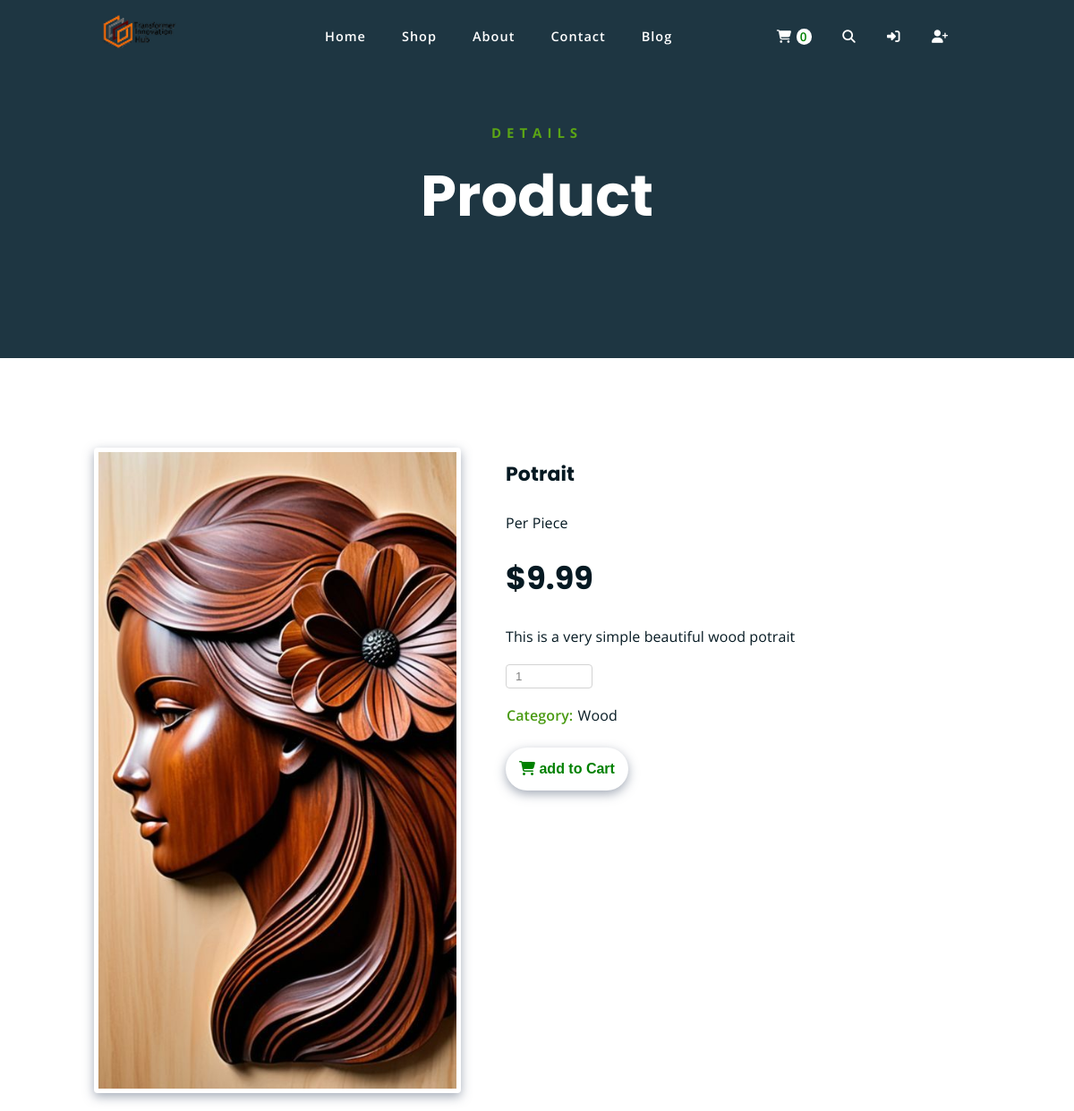
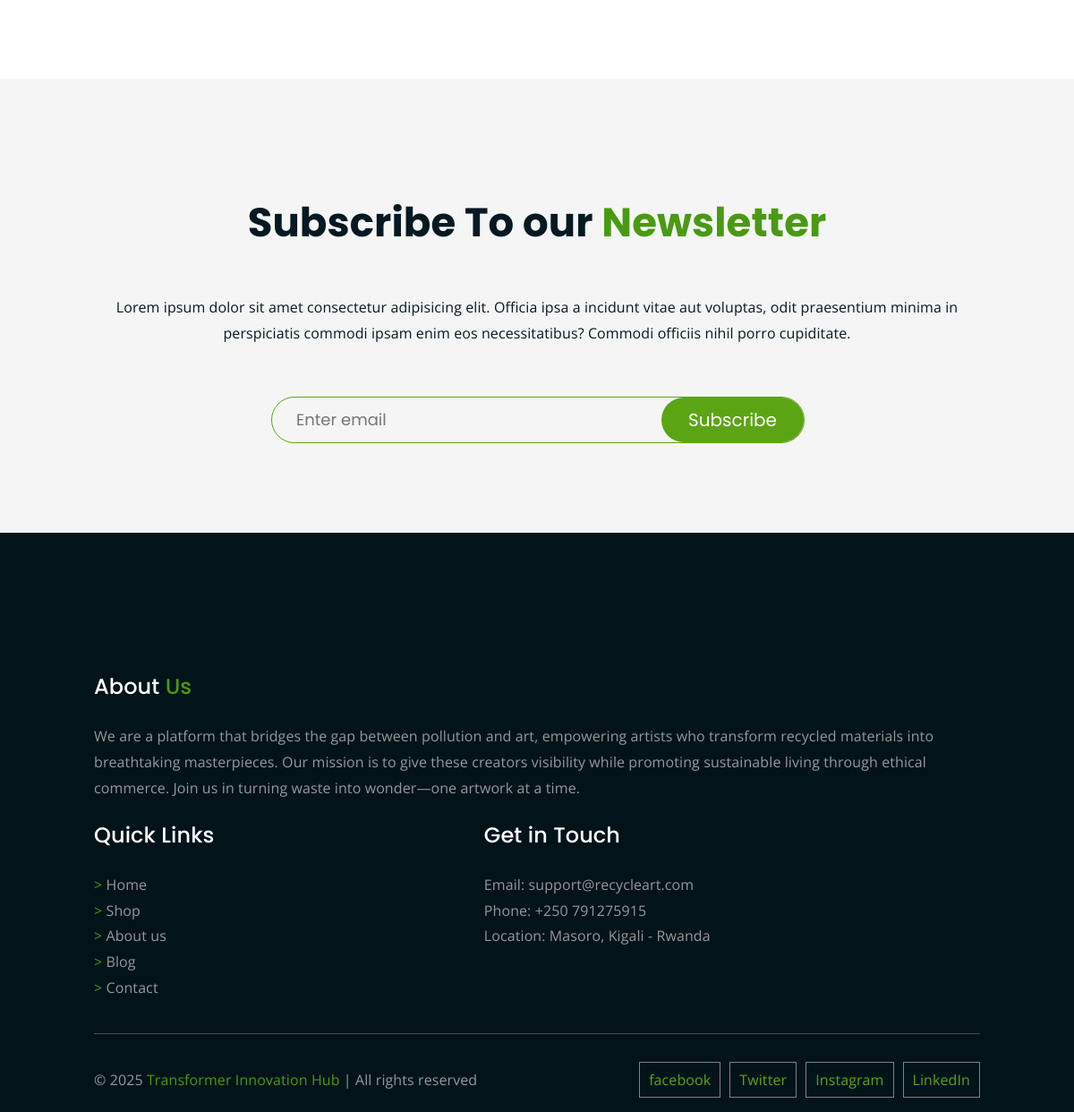
The page /product/7 on the database its author committed (2 pictures, top to bottom).
### webstore/models.py (models this page shows, shortened)
class Product(models.Model):
    name = models.CharField(max_length=50)
    price = models.DecimalField(default=0, decimal_places=2, max_digits=6)
    category = models.ForeignKey(Category, on_delete=models.CASCADE, default=1)
    description = models.CharField(max_length=240, blank=True, default="", null=True)
    image = models.ImageField(upload_to="uploads/product")
    is_sale = models.BooleanField(default=False)
    sale_price = models.DecimalField(default=0, decimal_places=2, max_digits=6)

class Category(models.Model):
    name = models.CharField(max_length=50)
    def __str__(self):
        return self.name
    class Meta:
        verbose_name_plural = "categories"

### webstore/views.py (the view)
# urls.py: path("product/<int:pk>", views.product, name="product"),
def product(request, pk):
    product = Product.objects.get(id=pk)
    return render(request, "product.html", {"product": product})

### cart/cart.py (called while the page is built)
    def __len__(self):
        return len(self.cart)

### cart/context_processors.py (called while the page is built)
def cart(request):
    return {"cart": Cart(request)}

### webstore/templates/product.html (shortened to what this page needs)
{% extends 'layout.html' %}
{% block page_head %}
    <p class="subtitle">DETAILS</p>
    <h1>Product</h1>
{% endblock %}
{% block page_content %}
    <div class="single-product">
        <div class="container">
            <div class="row">
                <div class="product-details">
                    {% if product %}
                        <div class="single-product-img">
                            <img src="{{ product.image.url }}" alt="product image">
                        </div>
                        <div class="product-info">
                            <h3>{{ product.name }}</h3>
                            <p>Per Piece</p>
                            {% if product.is_sale %}
                                <h4>
                                    <strike style="color: #5ba515;">${{ product.price }}</strike>
                                        &nbsp;
                                        ${{ product.sale_price }}
                                </h4>
                            {% else %}
                                <h4>${{ product.price }}</h4>
                            {% endif%}
                            <p>{{ product.description }}</p>
                            <div class="stock-qty">
                                <input type="number" id="quantity" name="quantity" min="1" value="1">
                            </div>
                            <div class="product-info-cgtry">
                                <p><span>Category: </span>{{ product.category }}</p>
                            </div>
                            <div class="add-to-cart">
                                <button type="button" value="{{ product.id}}" class="single-product-cart-btn" id="add-to-cart"><i class="fas fa-shopping-cart"></i> add to Cart</button>
                            </div>
                        </div>
                    {% endif %}
                </div>
            </div>
        </div>
    </div>
{% endblock %}

### webstore/static/styles/all.css (style rules this page uses)
body { font-family: "Open Sans", sans-serif; font-size: 1rem; letter-spacing: 0.1px; line-height: 1.8; margin: 0; padding: 0; }
h1, .h1, h2, .h2, h3, .h3, h4, .h4, h5, .h5, h6, .h6 { font-family: "Poppins", sans-serif; font-weight: 700; margin: 0 0 1.25rem 0; color: #051922; }
span { color: #499a12; }
.row { display: flex; flex-wrap: wrap; margin-left: -15px; margin-right: -15px; }
@media (min-width: 992px) { .container { max-width: 960px; } }
.container { margin-left: auto; margin-right: auto; width: 100%; padding-left: 15px; padding-right: 15px; }
p { font-family: "Open Sans", sans-serif; font-weight: 400; font-size: 1rem; letter-spacing: 0.1px; line-height: 1.8; color: #051922; }

### webstore/static/styles/single-product.css (style rules this page uses)
.product-details { display: flex; width: 100%; margin-top: 100px; margin-bottom: 100px; }
.single-product-img { margin-right: 50px; }
.single-product-img img { width: 400px; padding: 5px; border-radius: 5px; box-shadow: 0px 4px 12px rgba(75, 90, 113, 0.5); border-radius: 4px; }
.stock-qty > input { color: grey; display: block; border: 1px solid lightgray; width: 75px; padding: 5px 10px; border-radius: 4px; }
.product-info-cgtry span { font-weight: 600; padding: 20px 1px; }
button.single-product-cart-btn { display: inline-block; margin-top: 5px; background-color: white; color: green; padding: 15px; border-radius: 50px; box-shadow: 0px 4px 12px rgba(75, 90, 113, 0.5); border: 0; font-weight: 600; font-size: 1rem; }
.product-info h3 { padding-top: 10px; font-size: 22px; }
.product-info h4 { font-size: 35px; }

### webstore/static/styles/layout-styles.css (style rules this page uses)
.hero-text h1 { font-size: 64px; font-weight: 700; line-height: 1.3; color: white; }
.hero-text p.subtitle { color: #5ba515; font-weight: 700; font-size: 15px; letter-spacing: 6px; line-height: 1.8; }

### rows shown on the page
Product: image (picture), name "Potrait", price "9.99", description "This is a very simple beautiful wood potrait", category "Wood"

### other values the page prints
{{ cart|length }} "0"
